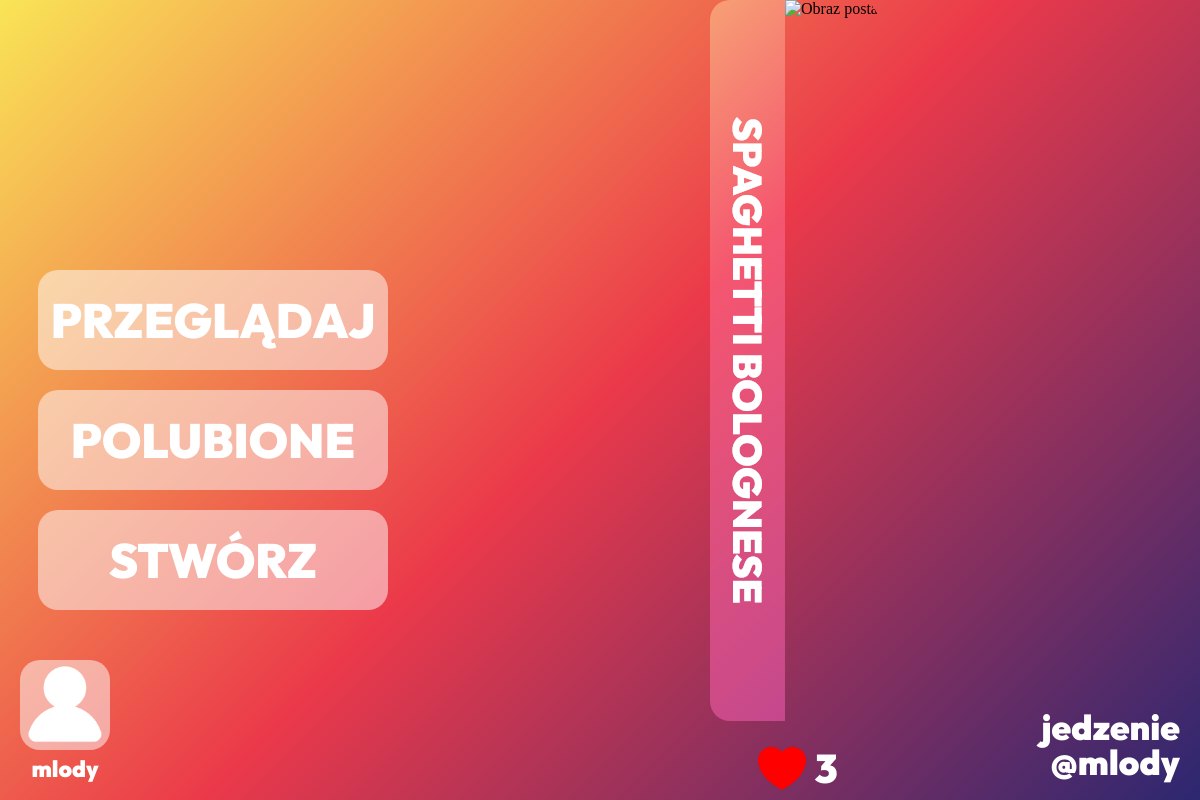
The app's page /post.php?id=4 (signed in) with its own data.
### tables this page shows
CREATE TABLE `posty` (
  `id` int(11) NOT NULL,
  `tytul` text NOT NULL,
  `zdjecie` mediumblob NOT NULL,
  `liczbaLike` int(11) NOT NULL DEFAULT 0,
  `id_autor` int(11) NOT NULL,
  `id_tag` int(11) NOT NULL
);

CREATE TABLE `tagi` (
  `id` int(11) NOT NULL,
  `nazwa` text NOT NULL
);

CREATE TABLE `users` (
  `id` int(11) NOT NULL,
  `nazwa` text NOT NULL,
  `haslo` text NOT NULL,
  `email` text NOT NULL
);

### post.php (the view, shortened to what this page needs)
<?php
$user_id = isset($_SESSION['user_id']) ? $_SESSION['user_id'] : 0;
$user_name = isset($_SESSION['user_name']) ? $_SESSION['user_name'] : null;
$id = isset($_GET['id']) ? $_GET['id'] : 0;
$servername = "localhost";
$username = "root";
$password = "";
$dbname = "projekt";
$conn = new mysqli($servername, $username, $password, $dbname);
$isLikedSql="SELECT * from polubienia where id_post=$id and id_user=$user_id;";
$isLikedResult = $conn->query($isLikedSql);
$isLiked=$isLikedResult->num_rows > 0;
$isLoggedIn=$user_id!=0;
$conn = new mysqli($servername, $username, $password, $dbname);
$sql = "SELECT tytul, zdjecie, liczbaLike, id_autor, id_tag ,users.nazwa as nazwa, tagi.nazwa as tag
        FROM posty
        JOIN users ON users.id = posty.id_autor
        JOIN tagi ON tagi.id = posty.id_tag
        WHERE posty.id = ?";
$stmt = $conn->prepare($sql);
$stmt->bind_param("i", $id);
$stmt->execute();
$result = $stmt->get_result();
$row = $result->fetch_assoc();
$imageUrl = "image.php?id=" . $id;
?>
<!DOCTYPE html>
<html lang="pl">
<head>
    <link rel="stylesheet" href="./style/post.css">
    <link rel="stylesheet" href="./style/nav.css">
</head>
<body>
    <nav>
        <section class="navButtons">
            <a class="navButton" href="./index.php">przeglądaj</a>
            <a id="liked" class="navButton" href="./liked.php">polubione</a>
            <a class="navButton" href="./addPost.php">stwórz</a>
        </section>
        <section class="accountContainer">
            <a class="loginContainer"  href="<?php if($isLoggedIn==1){echo "./user.php?id=".$user_id;}else{echo "./login.php";} ?>">
                <img id="login" src="login.svg">
                <?php if ($user_name): ?>
                    <p class="loginText"><?php echo $user_name; ?></p>
                <?php else: ?>
                    <p class="loginText">LOGIN</p>
                <?php endif; ?>
            </a>
        </section>
    </nav>
<main>
    <section class="postContainer">
        <section class="nameContainer">
            <p class="title"><?php echo htmlspecialchars($row['tytul']); ?></p>
        </section>
        <img class='mainImg' src='<?php echo $imageUrl; ?>' alt='Obraz posta'>
    </section>
    <section class="likeContainer">
        <a class="likeButton" <?php
        if ($isLoggedIn)
            {echo 'href="post.php?id='.$id.'&like='.($isLiked?2:1).'"';
            } else {echo 'onclick="openModal()"';}
        ?>>
            <?php if ($isLiked): ?>
                <img class="heart" src="./ikony/serce2.png" alt="Like">
            <?php else: ?>
                <img class="heart" src="./ikony/serce.png" alt="Like">
            <?php endif; ?>
        </a>
        <p class='likesCount'><?php echo $row['liczbaLike']; ?></p>
    </section>
    <section class="textContainer">
        <?php echo "<a href='index.php?tag=".$row['id_tag']."'>".$row['tag']."</a>" ?>
        <?php echo "<a href='user.php?id=".$row['id_autor']."'>@".$row['nazwa']."</a>" ?>
    </section>
</main>
</body>
</html>

### style/post.css (style rules this page uses)
html { width: 100%; height: 100vh; }
body { display: flex; flex-direction: row; margin:0px; width: 100%; height: 100%; background: linear-gradient(135deg, rgba(249,228,86,1) 0%, rgba(235,57,74,1) 50%, rgba(44,39,113,1) 100%); }
main { display: flex; flex-direction: column; justify-content: center; align-items: center; width: 100%; row-gap: 15px; }
.mainImg { height: 100%; }
.postContainer { display: flex; flex-direction: row; border-radius: 20px; overflow: hidden; height: 800px; }
.nameContainer { position: relative; display: flex; flex-direction: column; align-items: center; justify-content: center; width: 75px; gap: 50px; height: 100%; }
.nameContainer::before { content: ""; position: absolute; width: 100%; height: 100%; background-color: rgba(255, 255, 255,0.5); mix-blend-mode: overlay; z-index: 1; }
.title { text-transform: uppercase; white-space: nowrap; transform: rotate(90deg) translateX(0); margin: 0px; width: fit-content; color:rgb(255, 255, 255); font-family: outfit; font-weight: 900; font-size: 40px; line-height:75px; text-align: center; transition: 250ms; }
.textContainer { position: absolute; display: flex; flex-direction: column; right: 20px; bottom: 20px; color:white; font-family: outfit; font-weight: 900; font-size: 35px; text-align: right; line-height: 35px; margin:0px; }
.textContainer a { text-decoration: none; cursor: pointer; margin:0px; transition: 250ms; color:white; }
.likeContainer { display: flex; flex-direction: row; height: 64px; }
.heart { width: 64px; aspect-ratio: 1/1; }
.likesCount { margin: 0px; color:white; font-family: outfit; font-weight: 900; font-size: 40px; line-height:64px; }
.likeButton { cursor: pointer; }

### style/nav.css (style rules this page uses)
nav { margin-left: 38px; height: 100%; display: flex; flex-direction: column; align-items: center; justify-content: center; }
.navButtons { display: flex; flex-direction: column; align-items: center; justify-content: center; margin-top: 100px; gap: 20px; margin-bottom: 20px; }
.navButton { width: 350px; height: 100px; line-height: 100px; border-radius: 20px; background-color: rgba(255, 255, 255, 0.5); vertical-align: middle; font-family: outfit; font-size: 48px; font-weight: 900; text-decoration: none; color:rgb(255, 255, 255); text-transform: uppercase; text-align: center; transition: 250ms; }
.loginContainer { display: flex; flex-direction: column; align-items: center; cursor: pointer; text-decoration: none; }
#login { width: 90px; height:90px; background-color: rgba(255, 255, 255, 0.5); border-radius: 20px; transition: 250ms; }
.loginText { margin:0px; margin-top: 7px; color:white; font-family: outfit; font-weight: 900; font-size: 23px; text-align: center; line-height: 23px; }
.accountContainer { position: absolute; bottom: 20px; left: 20px; gap: 20px; display: flex; align-items: start; justify-content: center; }

### records on screen
posty: tytul "SPAGHETTI BOLOGNESE", liczbaLike "3", id_tag.nazwa "jedzenie", users.nazwa "mlody"

### other values on screen
$user_name "mlody"
